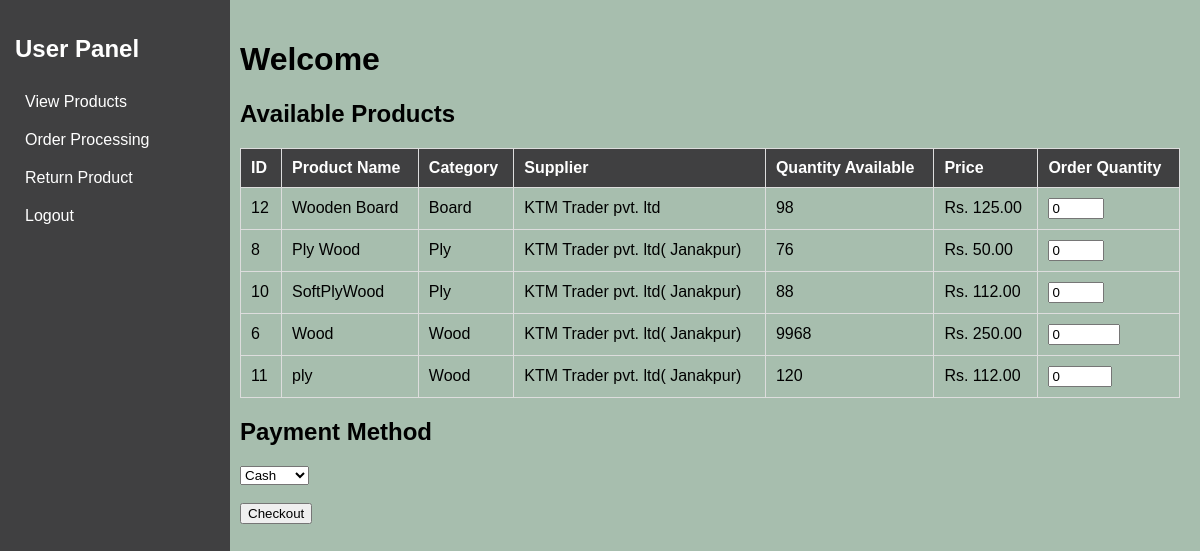
The page /user_dashboard.php (signed in) on the database its author committed.
### tables this page shows
CREATE TABLE `products` (
  `product_id` int(11) NOT NULL,
  `product_name` varchar(255) NOT NULL,
  `category_id` int(11) DEFAULT NULL,
  `supplier_id` int(11) DEFAULT NULL,
  `quantity` int(11) NOT NULL,
  `price` decimal(10,2) NOT NULL,
  `created_at` timestamp NOT NULL DEFAULT current_timestamp(),
  `updated_at` timestamp NOT NULL DEFAULT current_timestamp() ON UPDATE current_timestamp()
);

CREATE TABLE `categories` (
  `category_id` int(11) NOT NULL,
  `category_name` varchar(100) NOT NULL,
  `created_at` timestamp NOT NULL DEFAULT current_timestamp()
);

CREATE TABLE `suppliers` (
  `supplier_id` int(11) NOT NULL,
  `supplier_name` varchar(255) NOT NULL,
  `contact_person` varchar(100) DEFAULT NULL,
  `phone` varchar(20) DEFAULT NULL,
  `email` varchar(100) DEFAULT NULL,
  `address` text DEFAULT NULL,
  `created_at` timestamp NOT NULL DEFAULT current_timestamp()
);

### user_dashboard.php (the view, shortened to what this page needs)
<?php
$servername = "localhost";
$username = "root";
$password = "";
$dbname = "inventory_management_system";
$conn = new mysqli($servername, $username, $password, $dbname);
$products = $conn->query("SELECT * FROM products
                          JOIN suppliers ON products.supplier_id = suppliers.supplier_id
                          JOIN categories ON products.category_id = categories.category_id");
?>
<!DOCTYPE html>
<html lang="en">
<head>
</head>
<body>
<div class="sidebar">
    <h2>User Panel</h2>
    <a href="#">View Products</a>
    <a href="user_orders.php">Order Processing</a>
    <a href="return_policy.php">Return Product</a>
    <a href="logout.php">Logout</a>
</div>
<div class="container">
    <h1>Welcome</h1>
    <h2>Available Products</h2>
    <form method="POST" action="process_order.php">
        <table>
            <tr>
                <th>ID</th>
                <th>Product Name</th>
                <th>Category</th>
                <th>Supplier</th>
                <th>Quantity Available</th>
                <th>Price</th>
                <th>Order Quantity</th>
            </tr>
            <?php while ($product = $products->fetch_assoc()): ?>
                <tr>
                    <td><?php echo $product['product_id']; ?></td>
                    <td><?php echo htmlspecialchars($product['product_name']); ?></td>
                    <td><?php echo htmlspecialchars($product['category_name']); ?></td>
                    <td><?php echo htmlspecialchars($product['supplier_name']); ?></td>
                    <td>
                        <?php if ($product['quantity'] == 0): ?>
                            <span class="out-of-stock">Out of Stock</span>
                        <?php else: ?>
                            <?php echo $product['quantity']; ?>
                        <?php endif; ?>
                    </td>
                    <td>Rs. <?php echo number_format($product['price'], 2); ?></td>
                    <td>
                        <?php if ($product['quantity'] > 0): ?>
                            <input type="number" name="products[<?php echo $product['product_id']; ?>]" min="0" max="<?php echo $product['quantity']; ?>" value="0">
                        <?php else: ?>
                            <input type="number" disabled value="0">
                        <?php endif; ?>
                    </td>
                </tr>
            <?php endwhile; ?>
        </table>
        <h2>Payment Method</h2>
        <select name="payment_method" required>
            <option value="Cash">Cash</option>
        </select>
        <br><br>
        <button type="submit" name="checkout">Checkout</button>
    </form>
</div>
</body>
</html>

### user_dashboard.php (style rules this page uses)
body { font-family: Arial, sans-serif; background: #A7BEAE; display: flex; margin: 0; }
.sidebar { width: 200px; background: #404041; padding: 15px; height: 100vh; position: fixed; color: white; }
.sidebar a { display: block; color: white; padding: 10px; text-decoration: none; }
.container { margin-left: 220px; padding: 20px; width: calc(100% - 220px); }
table { width: 100%; border-collapse: collapse; margin-top: 20px; }
th, td { border: 1px solid #ddd; text-align: left; padding: 10px; }
th { background: #404041; color: white; }

### rows shown on the page
products: product_id "12", product_name "Wooden Board", category.category_name "Board", supplier.supplier_name "KTM Trader pvt. ltd", quantity "98", price "125.00"
products: product_id "8", product_name "Ply Wood", category.category_name "Ply", supplier.supplier_name "KTM Trader pvt. ltd( Janakpur)", quantity "76", price "50.00"
products: product_id "10", product_name "SoftPlyWood", category.category_name "Ply", supplier.supplier_name "KTM Trader pvt. ltd( Janakpur)", quantity "88", price "112.00"
products: product_id "6", product_name "Wood", category.category_name "Wood", supplier.supplier_name "KTM Trader pvt. ltd( Janakpur)", quantity "9968", price "250.00"
products: product_id "11", product_name "ply", category.category_name "Wood", supplier.supplier_name "KTM Trader pvt. ltd( Janakpur)", quantity "120", price "112.00"
